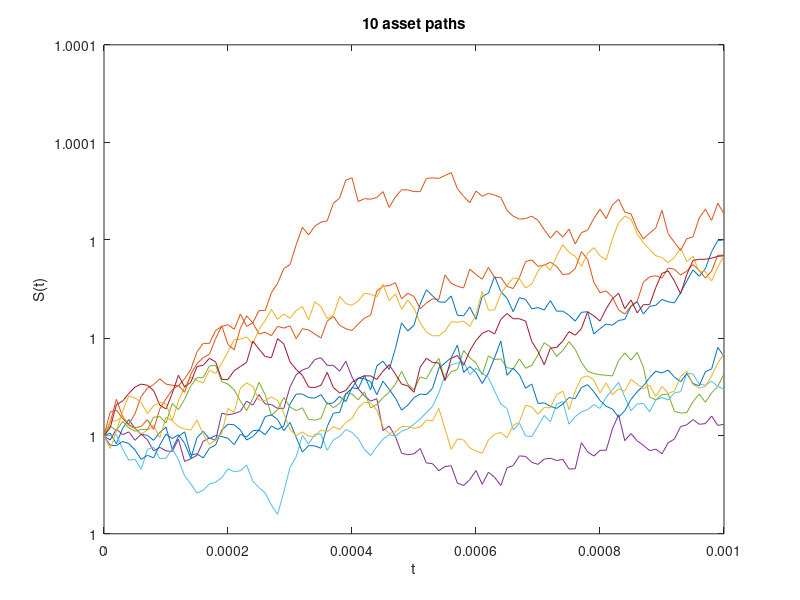

MATLAB code to generate this figure:

% Plot discrete sample paths
% test timescale invariance


clear all;
close all;
clc;

seed = rng;
%%%%%%%%% Problem parameters 
%%%%%%%%%%% 
S = 1; 
mu = 0.05; 
sigma = 0.2; 
L = 1e2; 
T = 1e-3; 
dt = T/L; 
M = 1e1; 
%%%%%%%%%%%%%%%%%%%%%%%%%%%%%%%%
tvals = [0:dt:T];

% Hint: cumprod, cumulative product

Svals = S*cumprod(exp((mu-0.5*sigma^2)*dt + sigma*dt*randn(M,L)),2); 
Svals = [S*ones(M,1) Svals]; 
% add initial asset price
figure;
plot(tvals,Svals);
title([num2str(M) ' asset paths']);
xlabel('t'), ylabel('S(t)')
